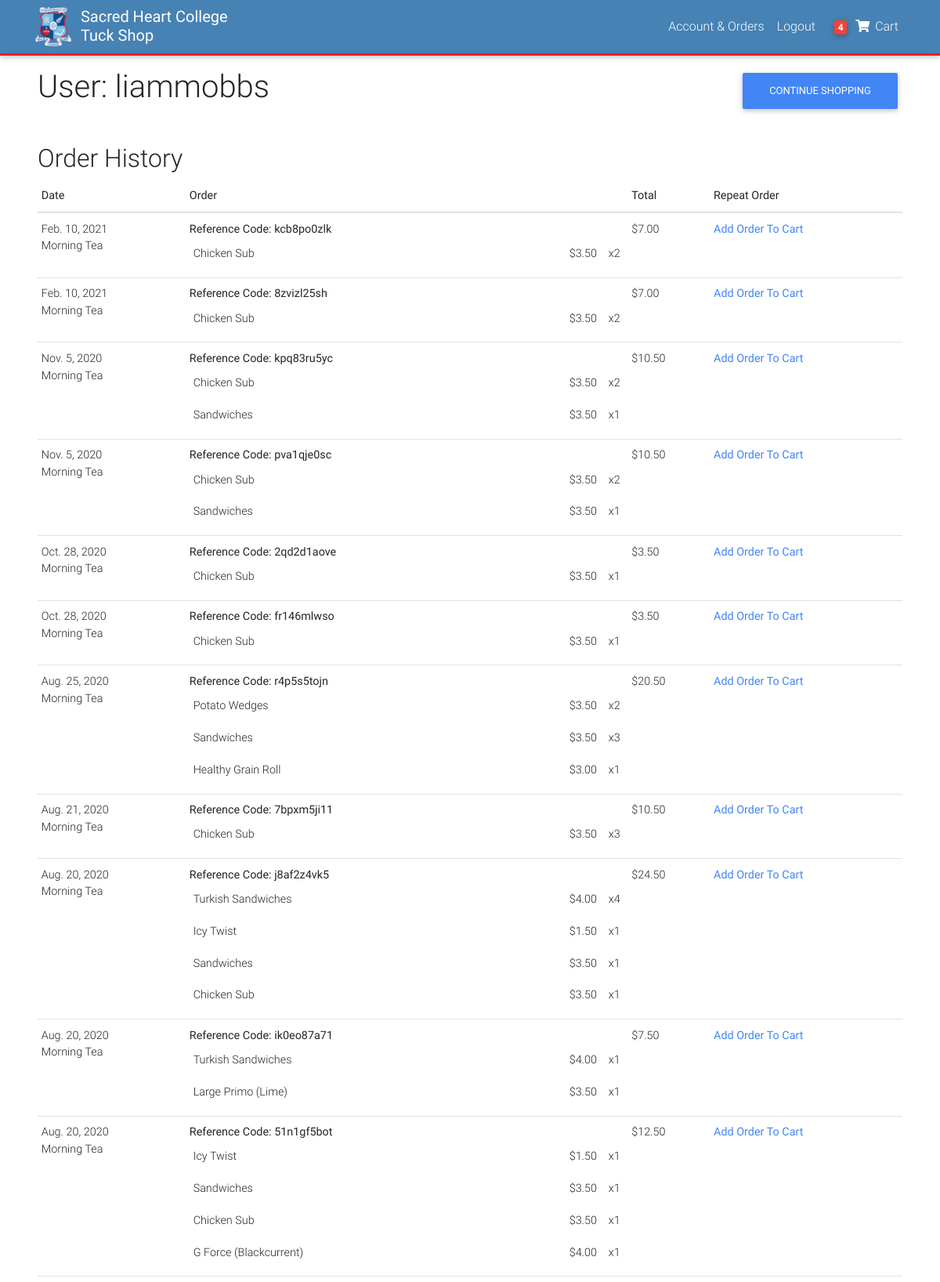
Screenshot of /account/ (signed in, upper part) with the database file from the repository.
### core/models.py (models this page shows, shortened)
class Order(models.Model):
    user = models.ForeignKey(settings.AUTH_USER_MODEL, on_delete=models.CASCADE)
    ref_code = models.CharField(max_length=20, blank=True, null=True)
    items = models.ManyToManyField(OrderItem, related_name='orderitem')
    start_date = models.DateTimeField(auto_now_add=True)
    order_date = models.DateTimeField(auto_now_add=True)
    ordered = models.BooleanField(default=False)
    pickup_date = models.DateField("Pickup Date", default=datetime.date.today)
    break_choice = models.CharField(choices=BREAK_CHOICES, default='T', max_length=20)
    payment_option = models.CharField(max_length=20, choices=PAYMENT_CHOICES, default='B')
    order_total = models.DecimalField(decimal_places=2, max_digits=6, default=0.00)
    '''
    1. Item added to cart
    2. Add pickup date
    3. add pickup time
    '''
    def get_add_order_to_cart_url(self):
        return reverse("core:add-order-to-cart", kwargs={
            'ref_code': self.ref_code
        })

class UserProfile(models.Model):
    user = models.OneToOneField(settings.AUTH_USER_MODEL, on_delete=models.CASCADE)
    firstname = models.CharField(default='', max_length=100)
    lastname = models.CharField(default='', max_length=100)
    user_email = models.CharField(default='', max_length=100)

class OrderItem(models.Model):
    user = models.ForeignKey(settings.AUTH_USER_MODEL,
                             on_delete=models.CASCADE)
    ordered = models.BooleanField(default=False)
    title = models.CharField(default='', max_length=50)
    price = models.DecimalField(default=0.00, decimal_places=2, max_digits=4)
    slug = models.SlugField(default='')
    item = models.ForeignKey(Item, on_delete=models.SET_NULL, null=True,
                             blank=True)  # sets field to null to protect model
    item_variations = models.ForeignKey(ItemVariation, on_delete=models.SET_NULL, null=True)
    quantity = models.IntegerField(default=1)

### core/views.py (the view)
# urls.py: path('account/', AccountView.as_view(), name='account'),
class AccountView(View):
    def get(self, request, *args, **kwargs):
        try:
            orders = Order.objects.filter(user=self.request.user, ordered=True).order_by('-order_date')
            profile = UserProfile.objects.get(user=self.request.user)
            context = {
                "orders": orders,
                "user": profile,
            }
            return render(self.request, "account.html", context)
        except ObjectDoesNotExist:
            messages.info(self.request, "You are not currently signed in")
            return redirect("core:home")

### core/templatetags/cart_template_tags.py (called while the page is built)
@register.filter
def cart_item_count(user):
    if user.is_authenticated:
        qs = Order.objects.filter(user=user, ordered=False)
        if qs.exists():
            return qs[0].items.count()
    return 0

### templates/account.html (shortened to what this page needs)
{% extends "base.html" %}
{% block content %}
<main>
    <div class="ml-5 mr-5">
        <div>
            <a class='btn btn-primary mb-3 float-md-right float-lg-right' href='/'>Continue shopping</a>
            <h1 class="text-wrap">User: {{user.user}}</h1>
        </div>
        <h2 class="mt-5">Order History</h2>
        <div class="table-responsive text-nowrap">
            <table class="table table-sm table-condensed">
                <thead>
                    <th scope="col">Date</th>
                    <th scope="col">Order</th>
                    <th scope="col">Total</th>
                    <th scope="col">Repeat Order</th>
                </thead>
                <tbody>
                        {% for object in orders %}
                          <tr>
                              <td class="">{{object.pickup_date}} <br> {{object.get_break_choice_display}}</td>
                              <td class="">
                                    <table class="borderless mr-25" style="table-layout: auto ;width: 100%;">
                                        <h7 class="">
                                            <strong>
                                                Reference Code: {{object.ref_code}}
                                            </strong>
                                        </h7>
                                        {% for element in object.items.all %}
                                        <tr class="borderless">
                                            <td class="text-break">{{element.title}}</td>
                                            <td style="padding-right:10px;float:right;">${{element.price}}</td>
                                            <td style="width:10px">x{{element.quantity}}</td>
                                        </tr>
                                        {% endfor %}
                                    </table>
                                </td>
                              <td class="">${{object.order_total}}</td>
                              <td>
                                  <a href="{{ object.get_add_order_to_cart_url }}" class="text-primary btn-link">Add Order To Cart</a>
                              </td>
                          </tr>
                        {% endfor %}
                </tbody>
            </table>
        </div>
    </div>
</main>
{% endblock content %}

### templates/navbar.html (shortened to what this page needs)
{% load cart_template_tags %}
{% load static %}
<nav class="navbar navbar-expand-md navbar-dark nav-1 pt-1 pb-1">
    <div class="container">
      <a class="navbar-brand waves-effect mr-0" href="/">
        <img src = "{% static 'img/Sacred-Heart-Logo.png' %}" style="float:left;width:50px;height:50px;">
        <strong class="pl-2" style="float:right;line-height:normal;">Sacred Heart College <br> Tuck Shop</strong>
      </a>
      <div class="collapse navbar-collapse" id="navbarSupportedContent">
        <ul class="navbar-nav nav-flex-icons">
          {% if request.user.is_authenticated %}
          <li class="nav-item">
            <a class="nav-link waves-effect white-text" href="/account">
              <span class="clearfix d-sm-inline-block"> Account & Orders </span>
            </a>
          </li>
          <li class="nav-item">
            <a class="nav-link waves-effect white-text" href="{% url 'account_logout' %}">
              <span class="clearfix d-sm-inline-block"> Logout </span>
            </a>
          </li>
          <li class="nav-item pl-2">
            <a href="{% url 'core:order-summary' %}" class="nav-link waves-effect white-text">
              <span class="badge red z-depth-1 mr-1"> {{ request.user|cart_item_count }} </span>
              <i class="fas fa-shopping-cart white-text"></i>
              <span class="clearfix d-sm-inline-block"> Cart </span>
            </a>
          </li>
          {% endif %}
        </ul>
      </div>
    </div>
</nav>

### static_in_env/css/custom.css (style rules this page uses)
html, body { margin: 0; height: 100%; min-height: 100%; }
nav.nav-1 { background-color:SteelBlue; border-bottom-style:solid; border-color:#ED1C24; border-width:3px; z-index:1020 }
.borderless td, .borderless th { border: none; }

### templates/base.html (style rules this page uses)
html, body, header, .carousel { height: 60vh; }

### rows the page displays
UserProfile: user "liammobbs"
Order: pickup_date "Feb. 10, 2021", break_choice "Morning Tea", ref_code "kcb8po0zlk", order_total "7.00"
OrderItem: title "Chicken Sub", price "3.50", quantity "2"
Order: pickup_date "Feb. 10, 2021", break_choice "Morning Tea", ref_code "8zvizl25sh", order_total "7.00"
OrderItem: title "Chicken Sub", price "3.50", quantity "2"
Order: pickup_date "Nov. 5, 2020", break_choice "Morning Tea", ref_code "kpq83ru5yc", order_total "10.50"
OrderItem: title "Chicken Sub", price "3.50", quantity "2"
OrderItem: title "Sandwiches", price "3.50", quantity "1"
Order: pickup_date "Nov. 5, 2020", break_choice "Morning Tea", ref_code "pva1qje0sc", order_total "10.50"
OrderItem: title "Chicken Sub", price "3.50", quantity "2"
OrderItem: title "Sandwiches", price "3.50", quantity "1"
Order: pickup_date "Oct. 28, 2020", break_choice "Morning Tea", ref_code "2qd2d1aove", order_total "3.50"
OrderItem: title "Chicken Sub", price "3.50", quantity "1"
Order: pickup_date "Oct. 28, 2020", break_choice "Morning Tea", ref_code "fr146mlwso", order_total "3.50"
OrderItem: title "Chicken Sub", price "3.50", quantity "1"
Order: pickup_date "Aug. 25, 2020", break_choice "Morning Tea", ref_code "r4p5s5tojn", order_total "20.50"
OrderItem: title "Potato Wedges", price "3.50", quantity "2"
OrderItem: title "Sandwiches", price "3.50", quantity "3"
OrderItem: title "Healthy Grain Roll", price "3.00", quantity "1"
Order: pickup_date "Aug. 21, 2020", break_choice "Morning Tea", ref_code "7bpxm5ji11", order_total "10.50"
OrderItem: title "Chicken Sub", price "3.50", quantity "3"
Order: pickup_date "Aug. 20, 2020", break_choice "Morning Tea", ref_code "j8af2z4vk5", order_total "24.50"
OrderItem: title "Turkish Sandwiches", price "4.00", quantity "4"
OrderItem: title "Icy Twist", price "1.50", quantity "1"
OrderItem: title "Sandwiches", price "3.50", quantity "1"
OrderItem: title "Chicken Sub", price "3.50", quantity "1"
Order: pickup_date "Aug. 20, 2020", break_choice "Morning Tea", ref_code "ik0eo87a71", order_total "7.50"
OrderItem: title "Turkish Sandwiches", price "4.00", quantity "1"
OrderItem: title "Large Primo (Lime)", price "3.50", quantity "1"
Order: pickup_date "Aug. 20, 2020", break_choice "Morning Tea", ref_code "51n1gf5bot", order_total "12.50"
OrderItem: title "Icy Twist", price "1.50", quantity "1"
OrderItem: title "Sandwiches", price "3.50", quantity "1"
OrderItem: title "Chicken Sub", price "3.50", quantity "1"
OrderItem: title "G Force (Blackcurrent)", price "4.00", quantity "1"

### other values shown
{{ request.user|cart_item_count }} "4"
